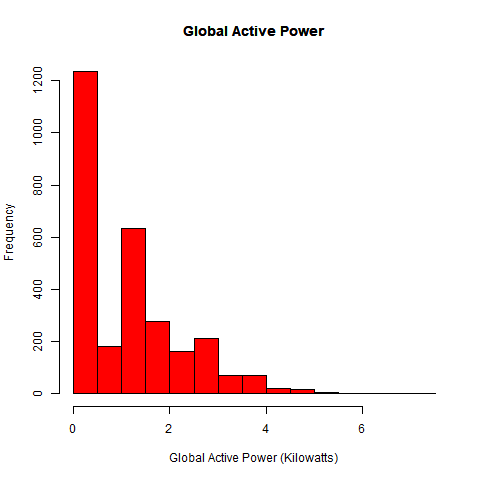

Write the R code that produced this figure.
## To read Text File and convert into Table format
library(dplyr)
hpower <- read.table("house.txt", stringsAsFactors = FALSE, sep = ";")

## To change name of columns
names(hpower) <- c("Date","Time","GApower","GRpower","Voltage","Gintensity","s_met1","s_met2","s_met3")

## To subset required data and store into spower
spower <- subset(hpower, hpower$Date == "1/2/2007" | hpower$Date == "2/2/2007")

## Basic plotting function
hist(as.numeric(as.character(spower$GApower)), col = "red", xlab = "Global Active Power (Kilowatts)", main = "Global Active Power")
title(main = "Global Active Power")

## To save plot as png
dev.copy(png, file = "Plot1.png", width=480, height=480)
dev.off()
